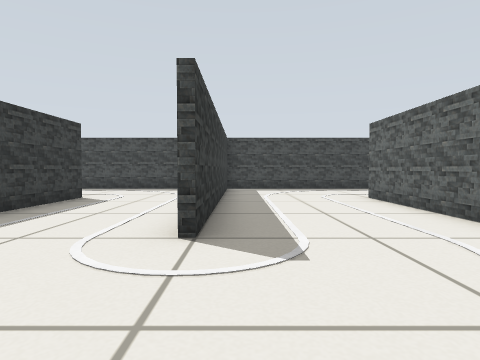
view 1 (above)

20 first-person views from a walk through a world built for the Gazebo simulator. The camera is 0.39 m above the floor, tilts 2° down and sees 75° across. The floor is counted in squares, 0.5 m on a side. Each view is taken from the middle of a square. On the plan, view 1 faces up. The plan holds only what a view shows up to about 10 squares ahead; the rest is blank.

view 2
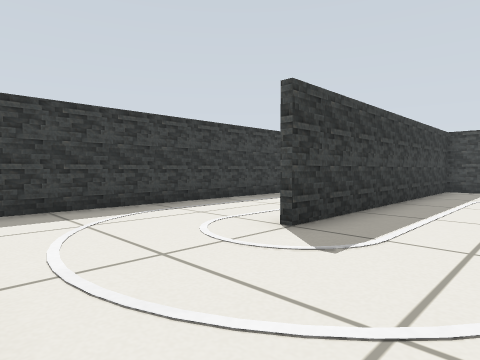

view 3
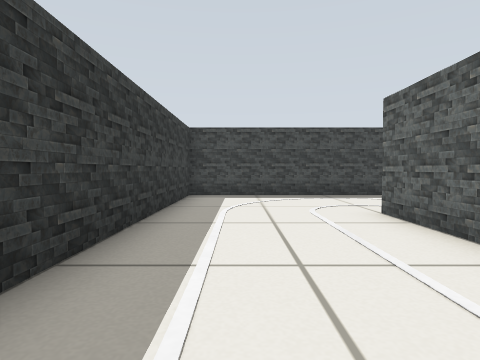

view 4
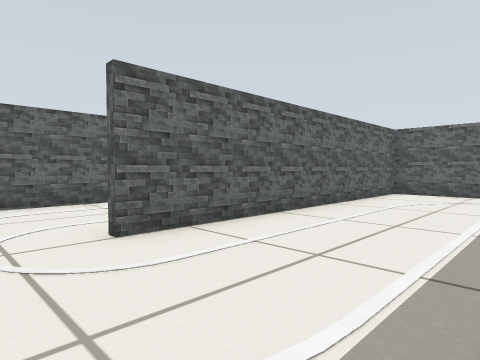

view 5
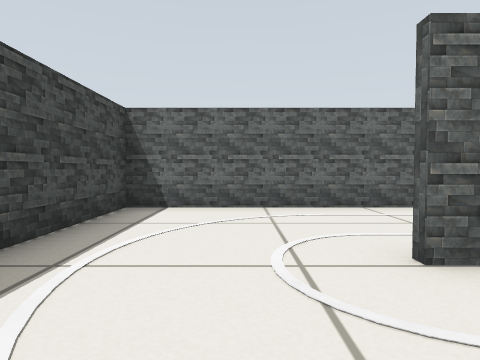

view 6
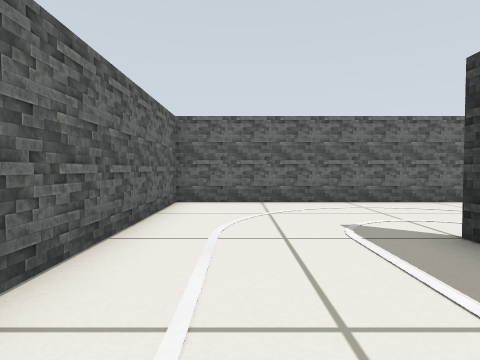

view 7
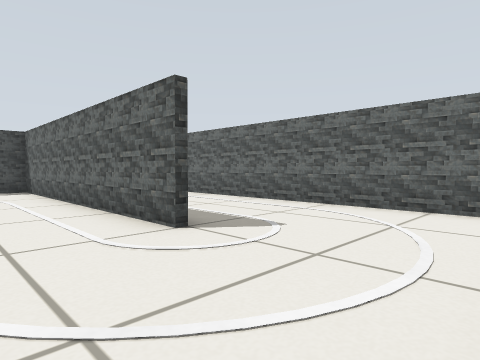

view 8
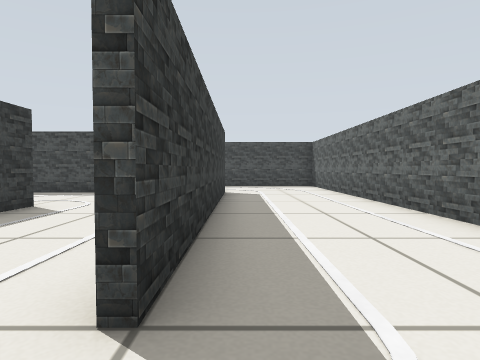

view 9
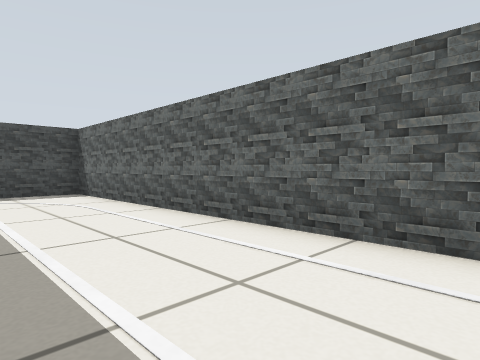

view 10
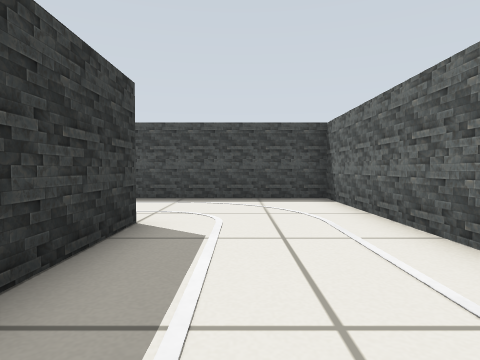

view 11
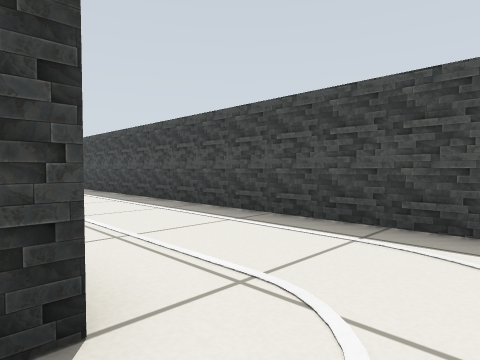

view 12
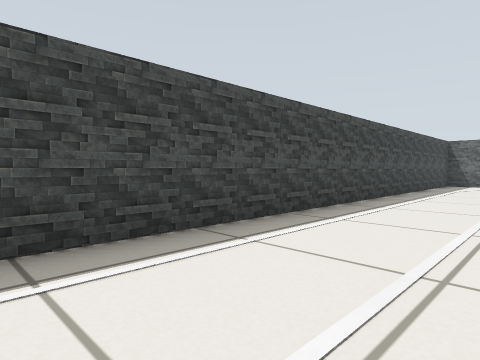

view 13
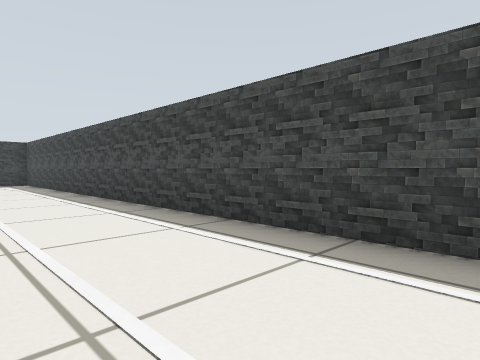

view 14
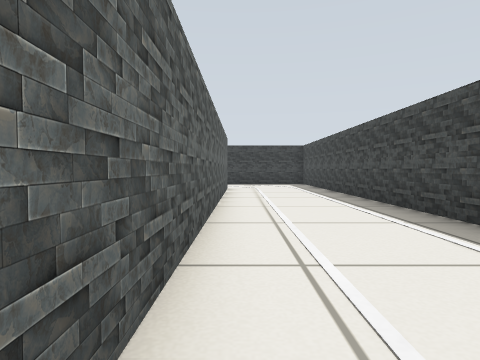

view 15
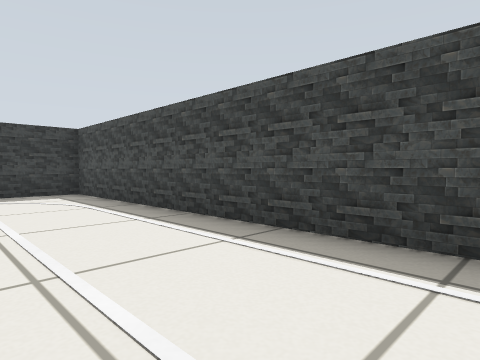

view 16
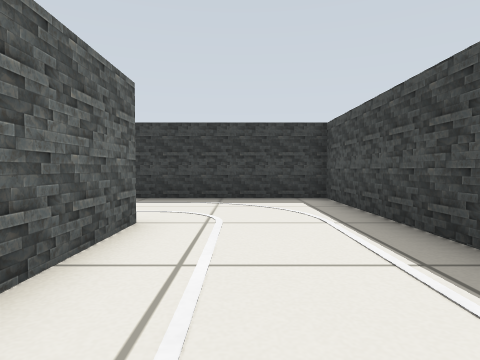

view 17
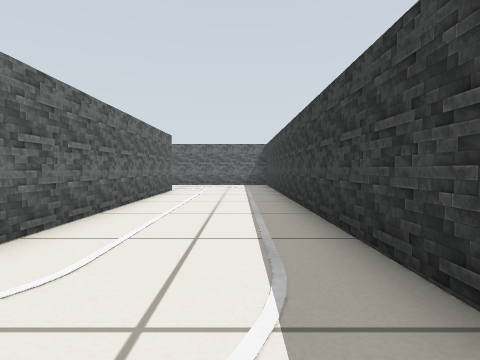

view 18
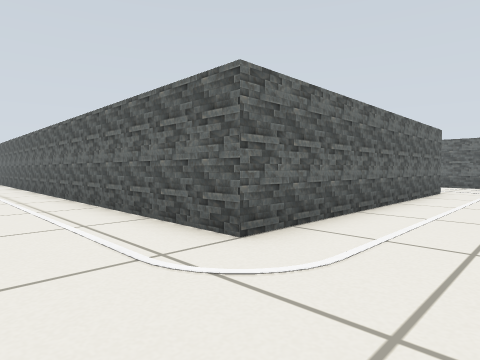

view 19
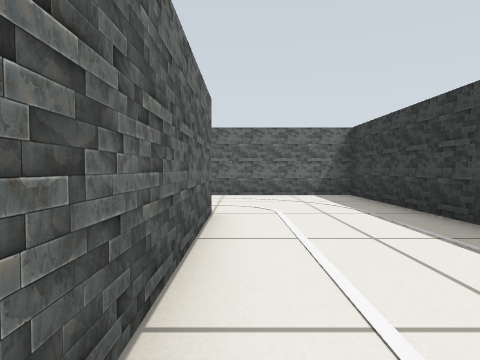

view 20
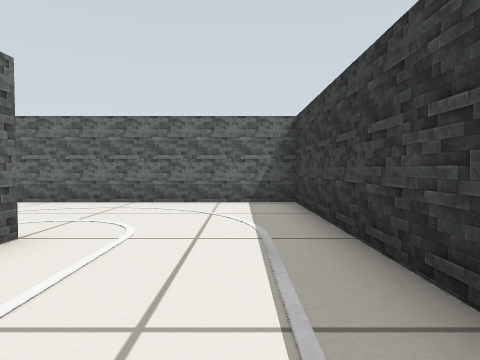

### Floor plan
Points are (right, up) in squares from view 1. A wall is a line through its corners. A room is listed if a view was taken in it or the views show most of it. See-through windows are left out.
Room 1 (views 1, 2, 3, 4, 5, 6)
walls: (-4.3, 8.5) (-4.3, 0.8); (-3.2, -0.3) (3.5, -0.3) (3.5, 8.5); (7.3, 9.6) (7.3, 12.3) (-0.5, 12.3) (-0.5, 3.5)
ways out: opening at (5.5, 8.5) to room 2; opening at (-2.5, 8.5)
Room 2 (views 7, 8, 9, 10, 11, 12, 13, 14, 15, 16, 17, 18, 19, 20)
walls: (3.7, 8.5) (3.7, 7.5); (7.5, 12.6) (7.5, 3.5); (-16.5, 3.4) (-16.5, 12.5) (-4.6, 12.5); (7.3, 3.4) (7.3, 9.6); (11.3, 0.8) (11.3, 16.3) (-20.3, 16.3) (-20.3, -0.3) (-13.8, -0.3)
ways out: opening at (5.5, 8.5) to room 1

Positions as (right, up) in squares from view 1, and headings:
1: (0, 0), facing up
2: (2, 0), facing up-left
3: (1, 3), facing up
4: (0, 10), facing down-right
5: (1, 10), facing right
6: (2, 7), facing down
7: (5, 0), facing up-right
8: (8, 2), facing up
9: (8, 6), facing up-right
10: (9, 8), facing up
11: (9, 12), facing up-left
12: (-5, 13), facing up-right
13: (-3, 13), facing up-left
14: (-4, 13), facing left
15: (-10, 13), facing up-left
16: (-12, 14), facing left
17: (-19, 15), facing down
18: (-19, 15), facing down-right
19: (-17, 9), facing down
20: (-19, 7), facing down
